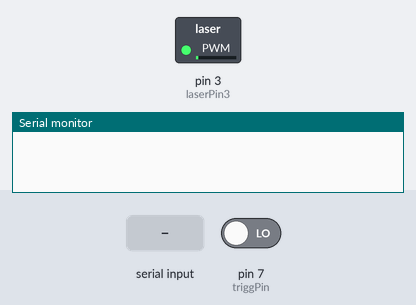
Simulated run of this sketch. Board: Arduino Uno, built with avr-gcc and run on an emulated ATmega328P. Parts: switched loads named in the sketch (green lamp = pin HIGH), the last lines printed to the serial monitor. Inputs (shaded band) come from the test bench; at power-on: pin 7 (triggPin) LOW.

Above: at 1.2 s.
1.3 s: "90,45\n" received over Serial
At 1.7 s:
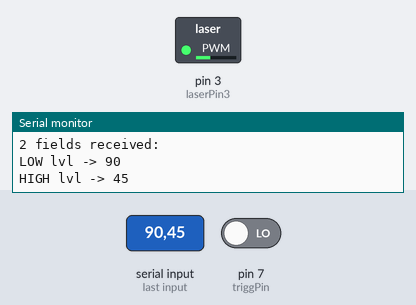
2.8 s: "200\n" received over Serial
At 4.0 s:
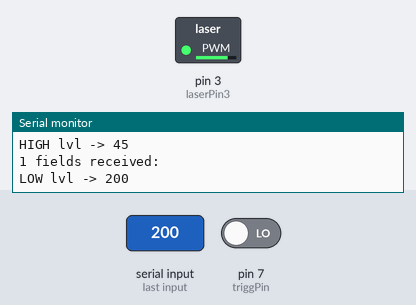
4.3 s: "90\n" received over Serial
At 5.1 s:
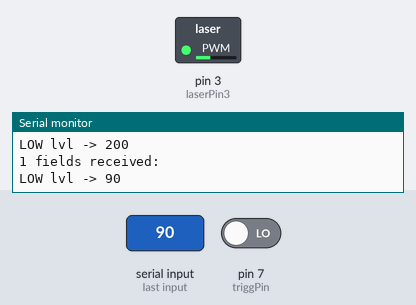
5.8 s: pin 7 (triggPin) driven HIGH
At 6.1 s:
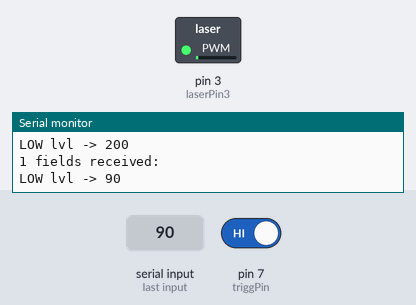
Timing chart, 0 to 8.3 s (numbered marks = the images above; inputs shaded):
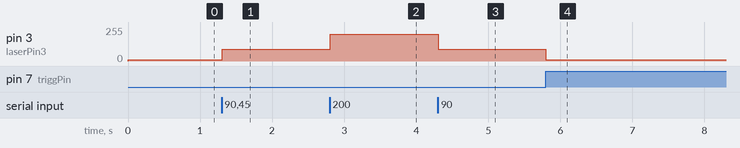

The sketch:

HStatePulseGen_SerialRead.ino
```cpp
const int numOfVals = 3; // how many comma separated fields we expect
int fieldIndex = 0;            // the current field being received
int values[numOfVals];   // array holding values for all the fields
char *message[] = {"LOW lvl -> ","HIGH lvl -> ","FREQUENCY -> "};

//-----PINs DEFs------
const int laserPin3 = 3;
const int triggPin = 7;

//------FREQUENCY------
int frequency = 20; //Hz

//------HIGH intensity-
int intensity_L = 10;

//------LOW  intensity-
int intensity_H = 50;

//-----INIT Conditions-
int triggState = LOW;
int laserState = intensity_L;
unsigned long previousMillis = 0; //ms

void setup() {
  // put your setup code here, to run once:
  pinMode(laserPin3, OUTPUT);
  pinMode(triggPin, INPUT);
  Serial.begin(9600);
}

void loop() {

//-------------READING VALUES FROM SERIAL PORT------
  if( Serial.available())
  {
    char ch = Serial.read();
    if(ch >= '0' && ch <= '9') // ASCI [0 9]
    {
      // yes, accumulate the value
      values[fieldIndex] = (values[fieldIndex] * 10) + (ch - '0');
    }
    else if (ch == ',')  // comma is our separator, so move on to the next field
    {
      if(fieldIndex < numOfVals-1)
        fieldIndex++;   // increment field index
    }
    else
    {
      // any character not a digit or comma ends the acquisition of fields
      // in this example it's the newline character sent by the Serial Monitor
      //-------Assigning received values---------
      intensity_L = values[0];
      intensity_H = values[1];
      frequency = values[2];

      Serial.print( fieldIndex +1);Serial.println(" fields received:");

      for(int i=0; i <= fieldIndex; i++)
      {
        Serial.print(message[i]);Serial.println(values[i]);
        values[i] = 0; // set the values to zero, ready for the next message
      }
      fieldIndex = 0;  // ready to start over
    }
  }

// put your main code here, to run repeatedly:

  const long interval = 1000/(2*frequency); //in (ms) >> LASER RISE/FALL time!!!

  triggState = digitalRead(triggPin);

  if (triggState == HIGH){

//----------Real-time PULSE GENERATOR--------

    unsigned long currentMillis = millis();

    while (currentMillis - previousMillis >= interval){
      previousMillis = currentMillis;
      laserState == intensity_L ? laserState = intensity_H : laserState = intensity_L;
    }
    analogWrite(laserPin3, laserState);
//-----------------END----------------------
  }else{
    analogWrite(laserPin3, intensity_L);
  }
}
```

Measured:
- after the input at 1.3 s, pin 3 (laserPin3): 10/255 → 90/255 at once
- after the input at 2.8 s, pin 3 (laserPin3): 90/255 → 200/255 at once
- after the input at 4.3 s, pin 3 (laserPin3): 200/255 → 90/255 at once
- after the input at 5.8 s, pin 3 (laserPin3): 90/255 → 10/255 at once
